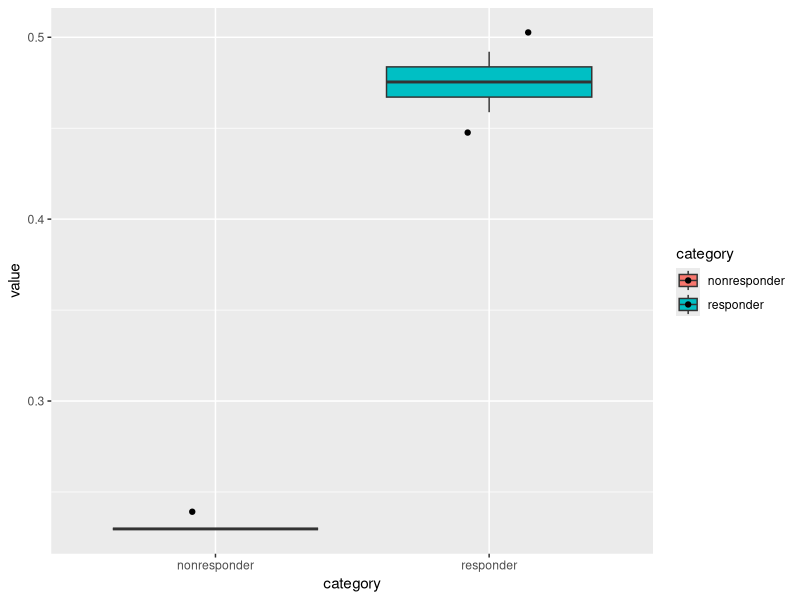

Here is the R script that generated this plot:
#!/usr/bin/env Rscript
# this script does what? box and whisper pltos, no les hagas ascos!
# library(ggplot2)
library(tidyverse)
library(Cairo)

df <- data.frame(sample1=runif(4),
                 sample2=runif(4),
                 sample3=runif(4))

rownames(df) <- c("gene1","gene2","gene3","gene4")

#         sample1    sample2   sample3
# gene1 0.7068424 0.81313273 0.1021884
# gene2 0.2212768 0.87664923 0.3599538
# gene3 0.7835704 0.08712978 0.7942733
# gene4 0.3909335 0.70202803 0.8851641
# Define your responders and non-responders

responders <- c("sample1","sample2")
nonresponders <- setdiff(colnames(df),responders)

# Filter for only gene 1 and label entries

gene1 <- df[1,] %>% gather() %>% mutate(category=ifelse(key%in%responders,"responder","nonresponder"))

# Cairo image template
CairoPNG("boxw0.png", 800, 800)
qp <- qplot(x=category, y=value, data=gene1, geom=c("boxplot","jitter"), fill=category)
show(qp)
dev.off()
